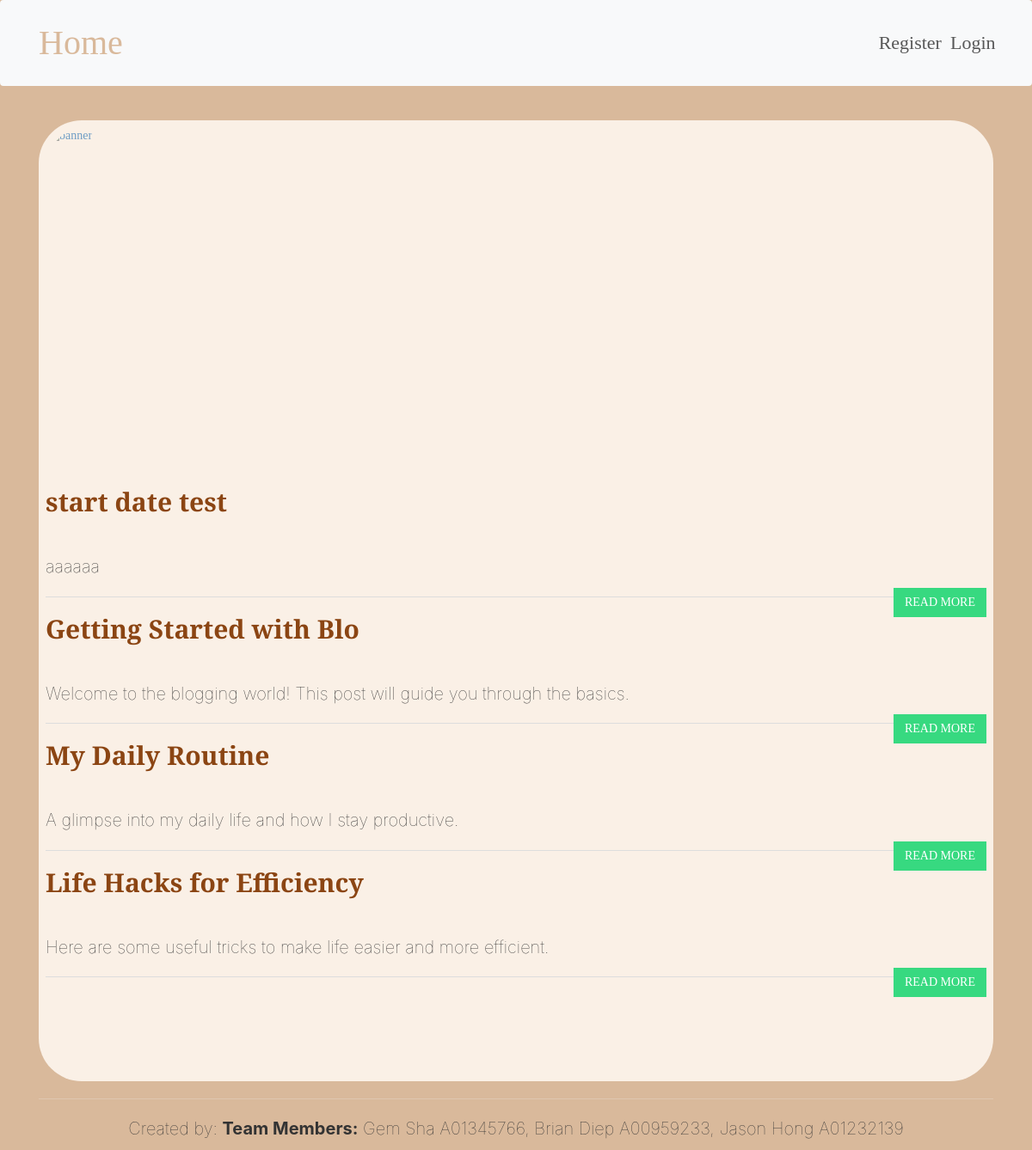
Before: / with the older database file.
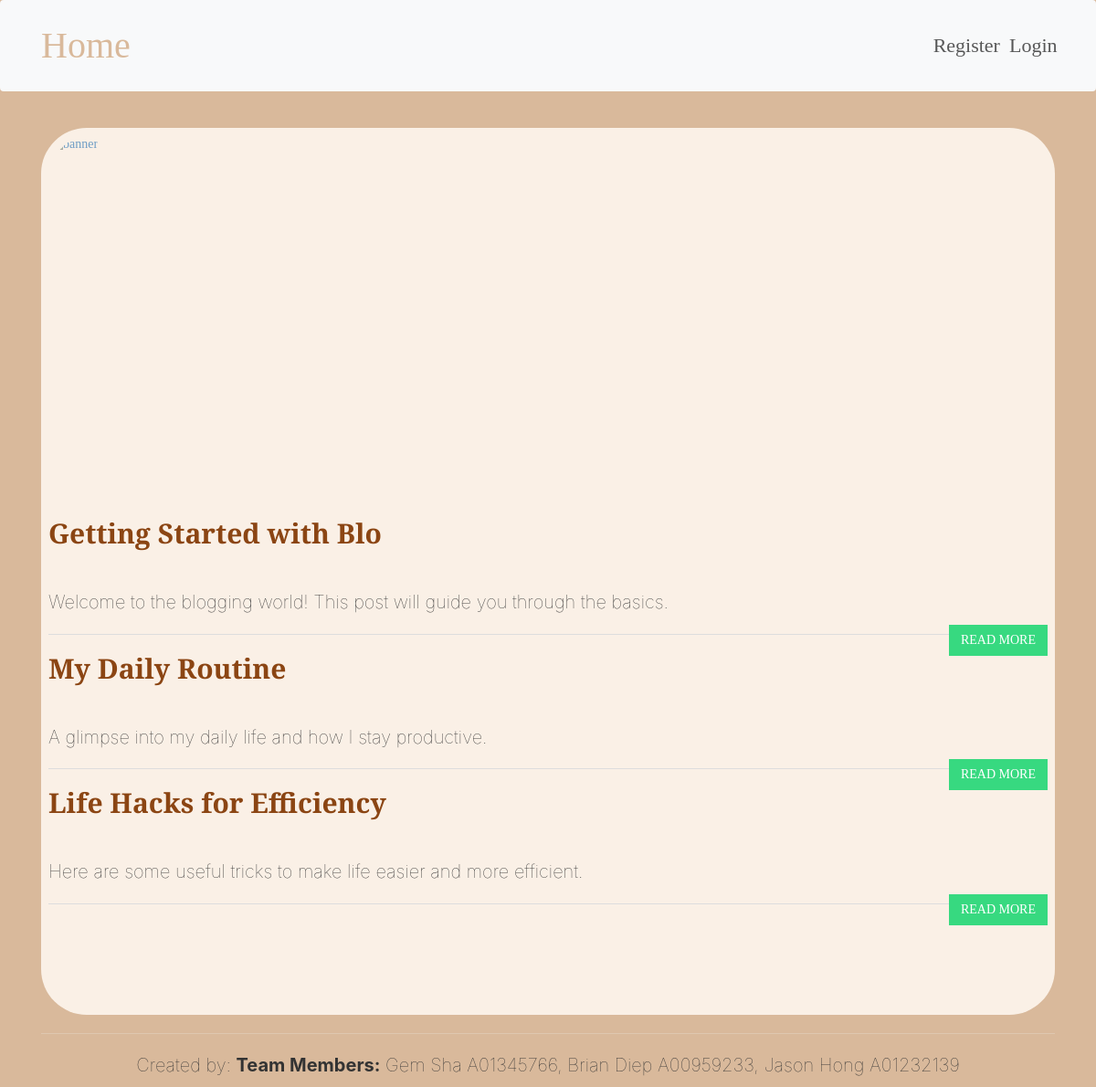
After: the same page with the newer database file.
### tables this page shows
CREATE TABLE Articles (
        ArticleId INTEGER PRIMARY KEY AUTOINCREMENT,
        Title TEXT NOT NULL,
        Body TEXT NOT NULL,
        CreatDate DATETIME DEFAULT CURRENT_TIMESTAMP,
        StartDate DATE,
        EndDate DATE,
        ContributorUsername TEXT NOT NULL
    );

### index.php (the view, shortened to what this page needs)
<?php if (isset($_SESSION['username'])): ?>
    <?php include("./inc_header.php"); ?>
<?php else: ?>
    <?php include("./inc_header_before_login.php"); ?>
<?php endif; ?>
<?php include("./seed.php") ?>
<div class="container" id="mainContainer">
    <section class="header-nav-wrap content has-banner has-avatar avatar-style-circle has-title has-description has-nav">
        <header id="header" class="blog-header" role="banner">
            <figure id="header-banner" class="header-image-wrapper header-module">
                <a href="/" class="header-image cover loaded imgLiquid_bgSize imgLiquid_ready">
                    <img src="/images/bg3.jpeg" alt="banner">
                </a>
            </figure>
            <div>
                <?php
                if ($db !== FALSE) {
                    $SQLstring = "
                        SELECT
                            a.ArticleId,
                            a.Title,
                            a.Body,
                            a.CreatDate,
                            a.ContributorUsername,
                            u.firstName || ' ' || u.lastName AS authorName
                        FROM Articles a
                        LEFT JOIN Users u ON a.ContributorUsername = u.username
                        ORDER BY a.CreatDate DESC
                    ";
                    $QueryResult = $db->query($SQLstring);
                    if ($QueryResult) {
                        while ($row = $QueryResult->fetchArray(SQLITE3_ASSOC)) {
                            $snippet = substr($row['Body'], 0, 150);
                ?>
                            <div class="blogShort">
                                <h1><?php echo htmlspecialchars($row['Title']); ?></h1>
                                <br>
                                <article>
                                    <p>
                                        <?php
                                        echo htmlspecialchars($snippet) . (strlen($row['Body']) > 150 ? "..." : "");
                                        ?>
                                    </p>
                                </article>
                                <?php if (isset($_SESSION['username'])): ?>
                                    <a class="btn btn-blog pull-right marginBottom10"
                                       href="/crud/display/display.php?id=<?php echo urlencode($row['ArticleId']); ?>">
                                        READ MORE
                                    </a>
                                <?php else: ?>
                                    <a class="btn btn-blog pull-right marginBottom10"
                                       href="/login/login.php?redirect=<?php echo urlencode('/crud/display/display.php?id=' . $row['ArticleId']); ?>">
                                        READ MORE
                                    </a>
                                <?php endif; ?>
                            </div>
                <?php
                        }
                        echo '<div class="col-md-12 gap10"></div>';
                    } else {
                        echo "<p class='alert alert-danger'>Error: Unable to fetch article data.</p>";
                    }
                }
                ?>
            </div>
        </header>
    </section>
</div>
<?php include("./inc_footer.php"); ?>

Changed rows visible on the page:
removed articles: Title "start date test", Body "aaaaaa"
